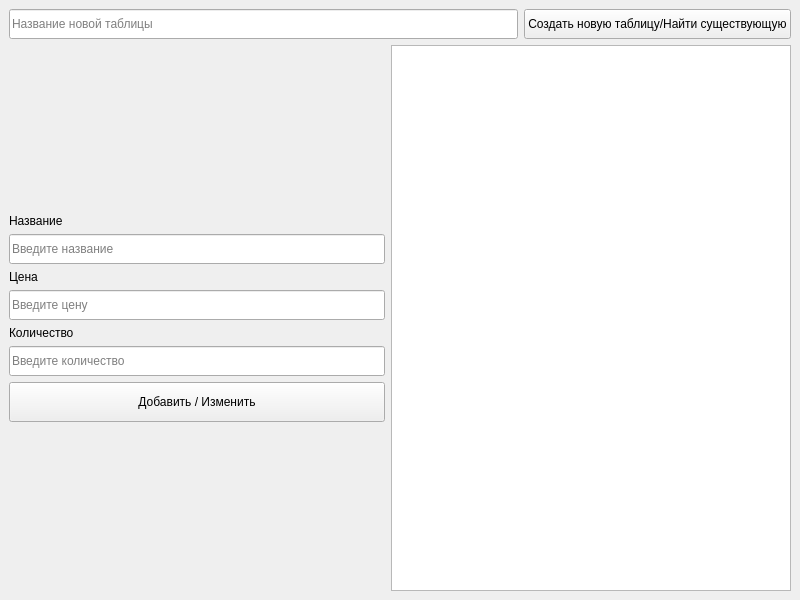
<?xml version="1.0" encoding="UTF-8"?>
<ui version="4.0">
 <class>table</class>
 <widget class="QMainWindow" name="table">
  <property name="geometry">
   <rect>
    <x>0</x>
    <y>0</y>
    <width>800</width>
    <height>600</height>
   </rect>
  </property>
  <property name="windowTitle">
   <string>table</string>
  </property>
  <widget class="QWidget" name="centralwidget">
   <layout class="QVBoxLayout" name="verticalLayout_2">
    <item>
     <layout class="QHBoxLayout" name="horizontalLayout">
      <item>
       <widget class="QLineEdit" name="lineEdit_4">
        <property name="minimumSize">
         <size>
          <width>0</width>
          <height>30</height>
         </size>
        </property>
        <property name="placeholderText">
         <string>Название новой таблицы</string>
        </property>
       </widget>
      </item>
      <item>
       <widget class="QPushButton" name="pushButton">
        <property name="minimumSize">
         <size>
          <width>0</width>
          <height>30</height>
         </size>
        </property>
        <property name="text">
         <string>Создать новую таблицу/Найти существующую</string>
        </property>
       </widget>
      </item>
     </layout>
    </item>
    <item>
     <layout class="QHBoxLayout" name="horizontalLayout_2">
      <item>
       <layout class="QVBoxLayout" name="verticalLayout">
        <item>
         <spacer name="verticalSpacer_2">
          <property name="orientation">
           <enum>Qt::Vertical</enum>
          </property>
          <property name="sizeHint" stdset="0">
           <size>
            <width>20</width>
            <height>40</height>
           </size>
          </property>
         </spacer>
        </item>
        <item>
         <widget class="QLabel" name="label">
          <property name="text">
           <string>Название</string>
          </property>
         </widget>
        </item>
        <item>
         <widget class="QLineEdit" name="lineEdit">
          <property name="minimumSize">
           <size>
            <width>0</width>
            <height>30</height>
           </size>
          </property>
          <property name="placeholderText">
           <string>Введите название</string>
          </property>
         </widget>
        </item>
        <item>
         <widget class="QLabel" name="label_2">
          <property name="text">
           <string>Цена</string>
          </property>
         </widget>
        </item>
        <item>
         <widget class="QLineEdit" name="lineEdit_2">
          <property name="minimumSize">
           <size>
            <width>0</width>
            <height>30</height>
           </size>
          </property>
          <property name="placeholderText">
           <string>Введите цену</string>
          </property>
         </widget>
        </item>
        <item>
         <widget class="QLabel" name="label_3">
          <property name="text">
           <string>Количество</string>
          </property>
         </widget>
        </item>
        <item>
         <widget class="QLineEdit" name="lineEdit_3">
          <property name="minimumSize">
           <size>
            <width>0</width>
            <height>30</height>
           </size>
          </property>
          <property name="placeholderText">
           <string>Введите количество</string>
          </property>
         </widget>
        </item>
        <item>
         <widget class="QPushButton" name="pushButton_2">
          <property name="minimumSize">
           <size>
            <width>0</width>
            <height>40</height>
           </size>
          </property>
          <property name="text">
           <string>Добавить / Изменить</string>
          </property>
         </widget>
        </item>
        <item>
         <spacer name="verticalSpacer">
          <property name="orientation">
           <enum>Qt::Vertical</enum>
          </property>
          <property name="sizeHint" stdset="0">
           <size>
            <width>20</width>
            <height>40</height>
           </size>
          </property>
         </spacer>
        </item>
       </layout>
      </item>
      <item>
       <widget class="QTableView" name="tableView">
        <property name="minimumSize">
         <size>
          <width>400</width>
          <height>0</height>
         </size>
        </property>
       </widget>
      </item>
     </layout>
    </item>
   </layout>
  </widget>
 </widget>
 <resources/>
 <connections/>
</ui>
